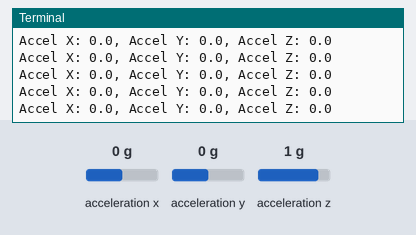
Simulated run of this program. Board: Raspberry Pi (BCM pin numbers). Parts: the last lines printed to the terminal. The test bench sets the inputs (shaded band); at power-on: acceleration x 0 g, acceleration y 0 g, acceleration z 1 g.

Above: at 13.9 s.
14.0 s: acceleration x set to -1.4 g
At 14.6 s:
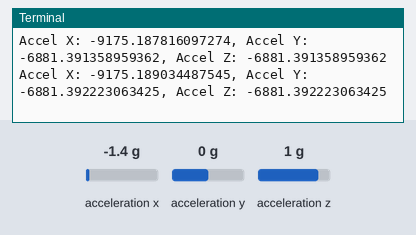
15.5 s: acceleration x set to 0 g
At 16.3 s:
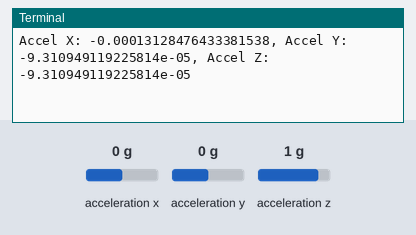
17.8 s: acceleration y set to -1.4 g
At 18.8 s:
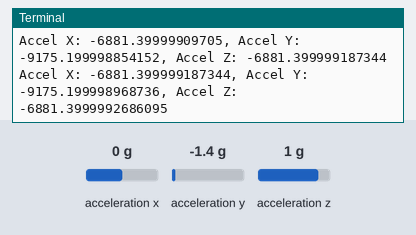
19.3 s: acceleration x set to 1.4 g
At 20.2 s:
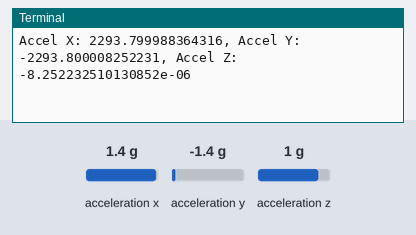
Timing chart, 0 to 22.3 s (numbered marks = the images above; inputs shaded):
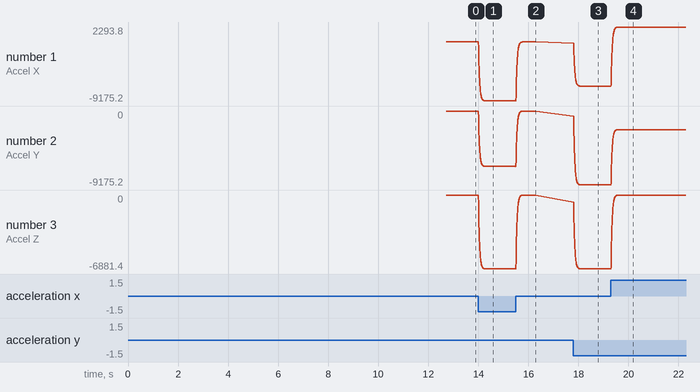

The program:

MPU9250_Offset.py
```python
import smbus
import time
from collections import deque

# MPU9250 I2C adresi ve register'lar
MPU9250_ADDRESS = 0x68
ACCEL_XOUT_H = 0x3B
ACCEL_XOUT_L = 0x3C
ACCEL_YOUT_H = 0x3D
ACCEL_YOUT_L = 0x3E
ACCEL_ZOUT_H = 0x3F
ACCEL_ZOUT_L = 0x40
ACCEL_CONFIG = 0x1C
PWR_MGMT_1 = 0x6B

# I2C bus numarası
bus = smbus.SMBus(1)

def mpu9250_init():
    # MPU9250'yi uyandır (sleep modundan çıkar)
    bus.write_byte_data(MPU9250_ADDRESS, PWR_MGMT_1, 0)
    time.sleep(0.1)

    # Hassasiyeti ±2g olarak ayarlama
    bus.write_byte_data(MPU9250_ADDRESS, ACCEL_CONFIG, 0x00)

def read_raw_data(addr):
    high = bus.read_byte_data(MPU9250_ADDRESS, addr)
    low = bus.read_byte_data(MPU9250_ADDRESS, addr + 1)
    value = ((high << 8) | low)
    if value > 32768:
        value -= 65536
    return value

def read_accelerometer():
    accel_x = read_raw_data(ACCEL_XOUT_H)
    accel_y = read_raw_data(ACCEL_YOUT_H)
    accel_z = read_raw_data(ACCEL_ZOUT_H)
    return accel_x, accel_y, accel_z

class MovingAverage:
    def __init__(self, window_size):
        self.window_size = window_size
        self.data = deque(maxlen=window_size)

    def add(self, value):
        self.data.append(value)
        return sum(self.data) / len(self.data)

def calibrate_accelerometer(samples=1000):
    x_offset = 0
    y_offset = 0
    z_offset = 0

    for _ in range(samples):
        accel_x, accel_y, accel_z = read_accelerometer()
        x_offset += accel_x
        y_offset += accel_y
        z_offset += accel_z
        time.sleep(0.01)

    x_offset /= samples
    y_offset /= samples
    z_offset /= samples

    return x_offset, y_offset, z_offset

def low_pass_filter(new_value, prev_value, alpha=0.1):
    return alpha * new_value + (1 - alpha) * prev_value

if __name__ == "__main__":
    mpu9250_init()
    window_size = 10
    ma = MovingAverage(window_size)

    # Kalibrasyon yapma
    x_offset, y_offset, z_offset = calibrate_accelerometer()

    prev_x, prev_y, prev_z = 0, 0, 0

    while True:
        accel_x, accel_y, accel_z = read_accelerometer()

        # Kalibrasyon uygulama
        accel_x -= x_offset
        accel_y -= y_offset
        accel_z -= z_offset

        # Düşük geçiren filtre uygulama
        accel_x = low_pass_filter(accel_x, prev_x)
        accel_y = low_pass_filter(accel_y, prev_y)
        accel_z = low_pass_filter(accel_z, prev_z)

        # Hareketli ortalama uygulama
        accel_x_filtered = ma.add(accel_x)
        accel_y_filtered = ma.add(accel_y)
        accel_z_filtered = ma.add(accel_z)

        print(f"Accel X: {accel_x_filtered}, Accel Y: {accel_y_filtered}, Accel Z: {accel_z_filtered}")

        prev_x, prev_y, prev_z = accel_x, accel_y, accel_z
        time.sleep(0.001)  # 0.5 saniye bekle
```

Measured:
- after the input at 14.0 s, the terminal: prints a new line at once (image 1)
- plotted number 1: 0 → -9175.2 after the input at 14.0 s
- plotted number 2: 0 → -6881.4 after the input at 14.0 s
- plotted number 3: 0 → -6881.4 after the input at 14.0 s
